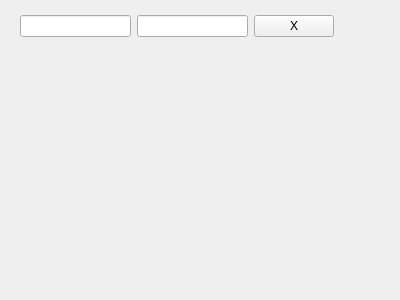
<?xml version="1.0" encoding="UTF-8"?>
<ui version="4.0">
 <class>Form</class>
 <widget class="QWidget" name="Form">
  <property name="geometry">
   <rect>
    <x>0</x>
    <y>0</y>
    <width>400</width>
    <height>300</height>
   </rect>
  </property>
  <property name="windowTitle">
   <string>Form</string>
  </property>
  <widget class="QWidget" name="">
   <property name="geometry">
    <rect>
     <x>20</x>
     <y>10</y>
     <width>314</width>
     <height>33</height>
    </rect>
   </property>
   <layout class="QHBoxLayout" name="horizontalLayout">
    <item>
     <widget class="QLineEdit" name="key"/>
    </item>
    <item>
     <widget class="QLineEdit" name="value"/>
    </item>
    <item>
     <widget class="QPushButton" name="remove">
      <property name="text">
       <string>X</string>
      </property>
     </widget>
    </item>
   </layout>
  </widget>
 </widget>
 <resources/>
 <connections/>
</ui>
